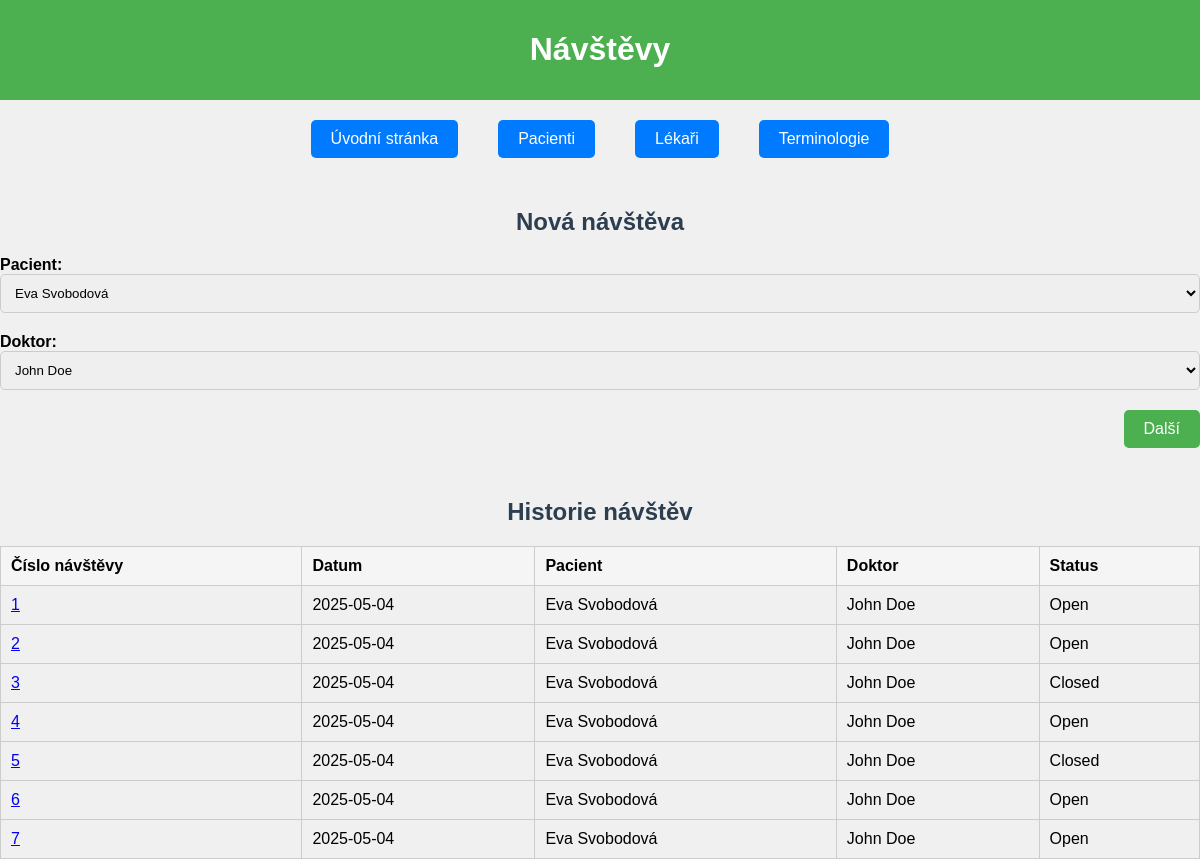
The app's page /encounter/new, older data.
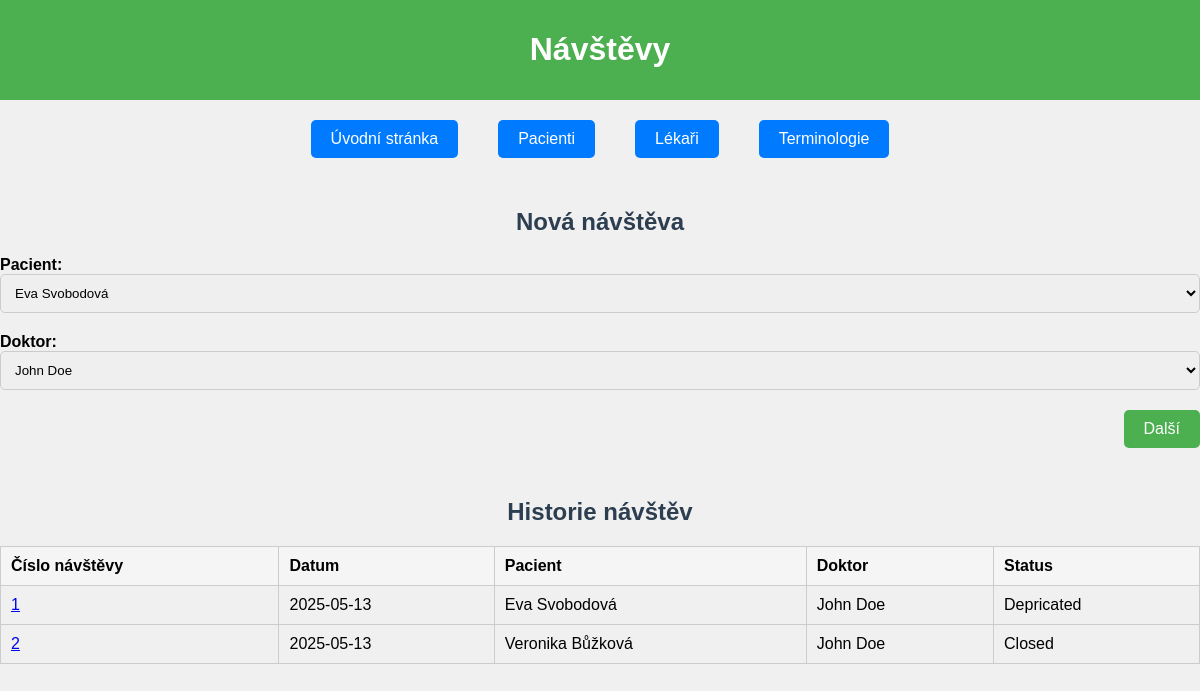
The same page, newer data.
### models.py (models this page shows)
class Encounter(db.Model):
    __tablename__ = 'Encounter'
    idEncounter = db.Column(db.Integer, primary_key=True)
    DateOfVisit = db.Column(db.DateTime)
    Patient = db.Column(db.Integer, db.ForeignKey('Patient.idPatient'))
    VisitSummary = db.Column(db.String)
    Doctor = db.Column(db.Integer, db.ForeignKey('Doctor.idDoctor'))
    Version = db.Column(db.Integer)
    DateOfVersionCreation = db.Column(db.DateTime)
    Status = db.Column(db.Integer, db.ForeignKey('EncounterStatus.idStatus'))
    doctor_obj = db.relationship('Doctor', backref='encounters', lazy=True)
    status_obj = db.relationship('EncounterStatus', backref='encounters', lazy=True)
    diagnoses = db.relationship('Diagnosis', backref='encounter', lazy=True)
    glucose_levels = db.relationship('GlucoseLevel', backref='encounter', lazy=True)
    hemoglobin_values = db.relationship('HemoglobinA1c', backref='encounter', lazy=True)
    blood_pressures = db.relationship('BloodPressure', backref='encounter', lazy=True)
    bmis = db.relationship('BMI', backref='encounter', lazy=True)
    pacient_obj = db.relationship('Patient', backref='Encounter', lazy=True)

class Patient(db.Model):
    __tablename__ = 'Patient'
    idPatient = db.Column(db.Integer, primary_key=True)
    PersonalIdentificationNumber = db.Column(db.Integer) #rodné číslo
    FirstName = db.Column(db.String)
    Surname = db.Column(db.String)
    Address = db.Column(db.String)
    DateOfBirth = db.Column(db.DateTime)
    PlaceOfBirth = db.Column(db.String)
    Gender = db.Column(db.Integer, db.ForeignKey('Gender.idGender'))
    PhoneNumber = db.Column(db.String)
    Version = db.Column(db.Integer)
    DateOfVersionCreation = db.Column(db.DateTime)
    OldVersion = db.Column(db.Integer, db.ForeignKey('Patient.idPatient'))
    gender_obj = db.relationship('Gender', backref='Patient', lazy=True)

class Doctor(db.Model):
    __tablename__ = 'Doctor'
    idDoctor = db.Column(db.Integer, primary_key=True)
    FirstName = db.Column(db.String)
    Surname = db.Column(db.String)
    Address = db.Column(db.String)
    DateOfBirth = db.Column(db.DateTime)
    PlaceOfBirth = db.Column(db.String)
    PhoneNumber = db.Column(db.String)
    Gender = db.Column(db.String)
    Version = db.Column(db.Integer)
    DateOfVersionCreation = db.Column(db.DateTime)

class EncounterStatus(db.Model):
    __tablename__ = 'EncounterStatus'
    idStatus = db.Column(db.Integer, primary_key=True)
    Name = db.Column(db.String)

### routes/encounter_routes.py (the view)
@encounter_routes.route('/encounter/new', methods=['GET', 'POST'])
def encounter():
    if request.method == 'POST':
        date_of_visit = datetime.now()
        patient_id = request.form['patient_id']
        doctor_id = request.form['doctor_id']
        new_encounter = Encounter(
            DateOfVisit=date_of_visit,
            Patient=patient_id,
            Doctor=doctor_id,
            Version=1,  # Default version
            DateOfVersionCreation=date_of_visit,
            Status=1
        )
        db.session.add(new_encounter)
        db.session.commit()
        return redirect(url_for('encounter_routes.show_encounter', id=new_encounter.idEncounter))
    elif request.method == 'GET':
        encounters = Encounter.query.all()
        subquery = db.session.query(
            Patient.PersonalIdentificationNumber,
            db.func.max(Patient.Version).label('max_version')
        ).group_by(Patient.PersonalIdentificationNumber).subquery()
        patients = db.session.query(Patient).join(
            subquery, Patient.PersonalIdentificationNumber == subquery.c.PersonalIdentificationNumber
        ).filter(
            Patient.Version == subquery.c.max_version
        ).all()
        doctors = Doctor.query.all()
        return render_template('encounter.html', patients=patients, doctors=doctors, encounters=encounters)

### templates/encounter.html (shortened to what this page needs)
<!DOCTYPE html>
<html lang="cs">
<head>
</head>
<body>
    <header>
        <h1>Návštěvy</h1>
    </header>
    <nav>
        <a href="{{ url_for('basic_routes.index') }}">Úvodní stránka</a>
        <a href="{{ url_for('patient_routes.show_patients_page') }}">Pacienti</a>
        <a href="{{ url_for('doctor_routes.show_doctors') }}">Lékaři</a>
        <a href="{{ url_for('basic_routes.show_terminology') }}">Terminologie</a>
    </nav>
    <div class="history-section">
        <form method="POST" action="">
            <h2>Nová návštěva</h2>
            <div class="form-group">
                <label for="patient_id">Pacient:</label>
                <select id="patient_id" name="patient_id" required>
                    {% for patient in patients %}
                        <option value="{{ patient.idPatient }}">{{ patient.FirstName }} {{ patient.Surname }}</option>
                    {% endfor %}
                </select>
            </div>
            <div class="form-group">
                <label for="doctor_id">Doktor:</label>
                <select id="doctor_id" name="doctor_id" required>
                    {% for doctor in doctors %}
                        <option value="{{ doctor.idDoctor }}">{{ doctor.FirstName }} {{ doctor.Surname }}</option>
                    {% endfor %}
                </select>
            </div>
            <div class="button-right">
                <button type="submit">Další</button>
            </div>
        </form>
        {% if encounters %}
        <div class="history-section">
            <h2>Historie návštěv</h2>
            <table class="history-table">
                <thead>
                    <tr>
                        <th>Číslo návštěvy</th>
                        <th>Datum</th>
                        <th>Pacient</th>
                        <th>Doktor</th>
                        <th>Status</th>
                    </tr>
                </thead>
                <tbody>
                    {% for e in encounters %}
                    <tr>
                        <td><a href="{{ url_for('encounter_routes.show_encounter', id=e.idEncounter) }}">{{ e.idEncounter }}</a></td>
                        <td>{{ e.DateOfVisit.strftime("%Y-%m-%d") }}</td>
                        <td>{{ e.pacient_obj.FirstName }} {{ e.pacient_obj.Surname }}</td>
                        <td>{{ e.doctor_obj.FirstName }} {{ e.doctor_obj.Surname }}</td>
                        <td>{{ e.status_obj.Name }}</td>
                    </tr>
                    {% endfor %}
                </tbody>
</table>
        </div>
        {% endif %}
    </div>
</body>
</html>

Row changes from the older to the newer data that the page shows:
removed Encounter: idEncounter "3", DateOfVisit "2025-05-04", pacient_obj.FirstName "Eva", pacient_obj.Surname "Svobodová", doctor_obj.FirstName "John", doctor_obj.Surname "Doe", status_obj.Name "Closed"
removed Encounter: idEncounter "4", DateOfVisit "2025-05-04", pacient_obj.FirstName "Eva", pacient_obj.Surname "Svobodová", doctor_obj.FirstName "John", doctor_obj.Surname "Doe", status_obj.Name "Open"
removed Encounter: idEncounter "5", DateOfVisit "2025-05-04", pacient_obj.FirstName "Eva", pacient_obj.Surname "Svobodová", doctor_obj.FirstName "John", doctor_obj.Surname "Doe", status_obj.Name "Closed"
removed Encounter: idEncounter "6", DateOfVisit "2025-05-04", pacient_obj.FirstName "Eva", pacient_obj.Surname "Svobodová", doctor_obj.FirstName "John", doctor_obj.Surname "Doe", status_obj.Name "Open"
removed Encounter: idEncounter "7", DateOfVisit "2025-05-04", pacient_obj.FirstName "Eva", pacient_obj.Surname "Svobodová", doctor_obj.FirstName "John", doctor_obj.Surname "Doe", status_obj.Name "Open"
changed Encounter "Eva": DateOfVisit "2025-05-04" → "2025-05-13"; status_obj.Name "Open" → "Depricated"
changed Encounter id 2: DateOfVisit "2025-05-04" → "2025-05-13"; pacient_obj.FirstName "Eva" → "Veronika"; pacient_obj.Surname "Svobodová" → "Bůžková"; status_obj.Name "Open" → "Closed"
